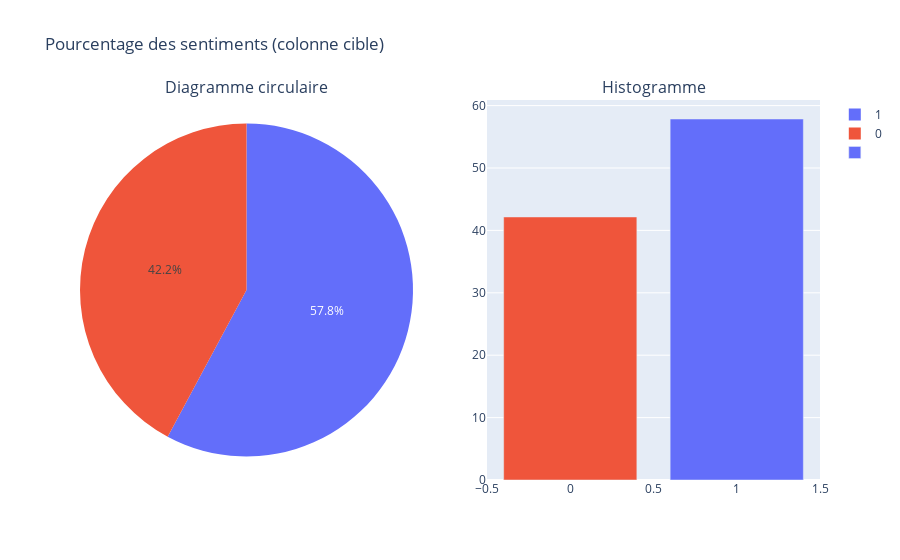

Notebook code cell kept with this figure:
### Code cell
def visualiser_sentiments(dataset):
    # Calculer les pourcentages de chaque valeur dans la colonne 'sentiment'
    pourcentage_sentiment = dataset['sentiment'].value_counts(normalize=True) * 100

    # Créer un DataFrame pour la visualisation
    data_pie = pd.DataFrame({
        'Sentiment': pourcentage_sentiment.index,
        'Pourcentage': pourcentage_sentiment.values
    })

    # Définir une palette de couleurs
    colors = px.colors.qualitative.Plotly

    # Créer les sous-tracés
    fig = make_subplots(rows=1, cols=2, specs=[[{'type':'domain'}, {'type':'bar'}]], subplot_titles=['Diagramme circulaire', 'Histogramme'])

    # Ajouter le diagramme circulaire
    fig.add_trace(go.Pie(labels=data_pie['Sentiment'], values=data_pie['Pourcentage'], name='', marker=dict(colors=colors)), row=1, col=1)

    # Ajouter l'histogramme
    fig.add_trace(go.Bar(x=data_pie['Sentiment'], y=data_pie['Pourcentage'], name='', marker=dict(color=colors)), row=1, col=2)

    # Mettre en forme la disposition des sous-tracés
    fig.update_layout(title='Pourcentage des sentiments (colonne cible)')

    # Afficher la figure
    fig.show()

# Utilisation de la fonction avec votre dataset
visualiser_sentiments(data)

### Figure 1 — Plotly figure (JSON) as saved in the notebook; plotly's stock layout.template omitted (floating-point values rounded to 4 significant figures)
{"data": [{"domain": {"x": [0, 0.45], "y": [0, 1]}, "labels": [1, 0], "marker": {"colors": ["#636EFA", "#EF553B", "#00CC96", "#AB63FA", "#FFA15A", "#19D3F3", "#FF6692", "#B6E880", "#FF97FF", "#FECB52"]}, "name": "", "type": "pie", "values": [57.85, 42.15]}, {"marker": {"color": ["#636EFA", "#EF553B", "#00CC96", "#AB63FA", "#FFA15A", "#19D3F3", "#FF6692", "#B6E880", "#FF97FF", "#FECB52"]}, "name": "", "type": "bar", "x": [1, 0], "xaxis": "x", "y": [57.85, 42.15], "yaxis": "y"}], "layout": {"annotations": [{"font": {"size": 16}, "showarrow": false, "text": "Diagramme circulaire", "x": 0.225, "xanchor": "center", "xref": "paper", "y": 1, "yanchor": "bottom", "yref": "paper"}, {"font": {"size": 16}, "showarrow": false, "text": "Histogramme", "x": 0.775, "xanchor": "center", "xref": "paper", "y": 1, "yanchor": "bottom", "yref": "paper"}], "title": {"text": "Pourcentage des sentiments (colonne cible)"}, "xaxis": {"anchor": "y", "domain": [0.55, 1]}, "yaxis": {"anchor": "x", "domain": [0, 1]}}}
